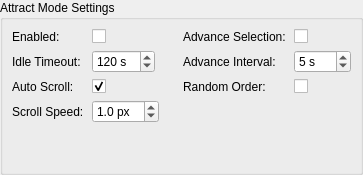
<?xml version="1.0" encoding="UTF-8"?>
<ui version="4.0">
 <class>AttractPanel</class>
 <widget class="QWidget" name="AttractPanel">
  <layout class="QVBoxLayout" name="rootLayout">
   <property name="leftMargin"><number>0</number></property>
   <property name="topMargin"><number>0</number></property>
   <property name="rightMargin"><number>0</number></property>
   <property name="bottomMargin"><number>0</number></property>
   <item>
    <widget class="QGroupBox" name="attractGroupBox">
     <property name="title"><string>Attract Mode Settings</string></property>
     <layout class="QVBoxLayout" name="attractContentLayout">
      <item>
       <layout class="QHBoxLayout" name="attractRowLayout">
        <property name="spacing"><number>24</number></property>
        <item>
         <widget class="QWidget" name="attractColLeft" native="true">
          <property name="sizePolicy">
           <sizepolicy hsizetype="Expanding" vsizetype="Preferred"><horstretch>0</horstretch><verstretch>0</verstretch></sizepolicy>
          </property>
          <layout class="QFormLayout" name="attractFormLeft">
           <property name="formAlignment"><set>Qt::AlignmentFlag::AlignLeft|Qt::AlignmentFlag::AlignTop</set></property>
           <property name="horizontalSpacing"><number>8</number></property>
           <property name="verticalSpacing"><number>6</number></property>
           <property name="leftMargin"><number>0</number></property>
           <property name="topMargin"><number>0</number></property>
           <property name="rightMargin"><number>0</number></property>
           <property name="bottomMargin"><number>0</number></property>
           <property name="fieldGrowthPolicy"><enum>QFormLayout::FieldGrowthPolicy::FieldsStayAtSizeHint</enum></property>
           <item row="0" column="0">
            <widget class="QLabel" name="attractModeLabel">
             <property name="text"><string>Enabled:</string></property>
            </widget>
           </item>
           <item row="0" column="1">
            <widget class="QCheckBox" name="attractModeCheckBox">
             <property name="toolTip"><string>Automatically scroll through items after an idle timeout</string></property>
            </widget>
           </item>
           <item row="1" column="0">
            <widget class="QLabel" name="attractIdleTimeoutLabel">
             <property name="text"><string>Idle Timeout:</string></property>
            </widget>
           </item>
           <item row="1" column="1">
            <widget class="QSpinBox" name="attractIdleTimeoutSpinBox">
             <property name="maximumWidth"><number>100</number></property>
             <property name="toolTip"><string>Seconds of inactivity before attract mode activates (10-3600)</string></property>
             <property name="suffix"><string> s</string></property>
             <property name="minimum"><number>10</number></property>
             <property name="maximum"><number>3600</number></property>
             <property name="value"><number>120</number></property>
            </widget>
           </item>
           <item row="2" column="0">
            <widget class="QLabel" name="attractAutoScrollLabel">
             <property name="text"><string>Auto Scroll:</string></property>
            </widget>
           </item>
           <item row="2" column="1">
            <widget class="QCheckBox" name="attractAutoScrollCheckBox">
             <property name="toolTip"><string>Smoothly scroll the viewport up and down while attract mode is active</string></property>
             <property name="checked"><bool>true</bool></property>
            </widget>
           </item>
           <item row="3" column="0">
            <widget class="QLabel" name="attractScrollSpeedLabel">
             <property name="text"><string>Scroll Speed:</string></property>
            </widget>
           </item>
           <item row="3" column="1">
            <widget class="QDoubleSpinBox" name="attractScrollSpeedSpinBox">
             <property name="maximumWidth"><number>100</number></property>
             <property name="toolTip"><string>Scroll speed in pixels per frame during attract mode (0.1-10). Sub-pixel speeds accumulate per frame for very slow scroll (e.g. one page in 30+ seconds).</string></property>
             <property name="suffix"><string> px</string></property>
             <property name="decimals"><number>1</number></property>
             <property name="singleStep"><double>0.1</double></property>
             <property name="minimum"><double>0.1</double></property>
             <property name="maximum"><double>10.0</double></property>
             <property name="value"><double>1.0</double></property>
            </widget>
           </item>
          </layout>
         </widget>
        </item>
        <item>
         <widget class="QWidget" name="attractColRight" native="true">
          <property name="sizePolicy">
           <sizepolicy hsizetype="Expanding" vsizetype="Preferred"><horstretch>0</horstretch><verstretch>0</verstretch></sizepolicy>
          </property>
          <layout class="QFormLayout" name="attractFormRight">
           <property name="formAlignment"><set>Qt::AlignmentFlag::AlignLeft|Qt::AlignmentFlag::AlignTop</set></property>
           <property name="horizontalSpacing"><number>8</number></property>
           <property name="verticalSpacing"><number>6</number></property>
           <property name="leftMargin"><number>0</number></property>
           <property name="topMargin"><number>0</number></property>
           <property name="rightMargin"><number>0</number></property>
           <property name="bottomMargin"><number>0</number></property>
           <property name="fieldGrowthPolicy"><enum>QFormLayout::FieldGrowthPolicy::FieldsStayAtSizeHint</enum></property>
           <item row="0" column="0">
            <widget class="QLabel" name="attractAdvanceSelectionLabel">
             <property name="text"><string>Advance Selection:</string></property>
            </widget>
           </item>
           <item row="0" column="1">
            <widget class="QCheckBox" name="attractAdvanceSelectionCheckBox">
             <property name="toolTip"><string>Also cycle through items by changing the selection on its own timer while attract mode is active</string></property>
            </widget>
           </item>
           <item row="1" column="0">
            <widget class="QLabel" name="attractAdvanceIntervalLabel">
             <property name="text"><string>Advance Interval:</string></property>
            </widget>
           </item>
           <item row="1" column="1">
            <widget class="QSpinBox" name="attractAdvanceIntervalSpinBox">
             <property name="maximumWidth"><number>100</number></property>
             <property name="toolTip"><string>Seconds between selection advances during attract mode (1-600)</string></property>
             <property name="suffix"><string> s</string></property>
             <property name="minimum"><number>1</number></property>
             <property name="maximum"><number>600</number></property>
             <property name="value"><number>5</number></property>
            </widget>
           </item>
           <item row="2" column="0">
            <widget class="QLabel" name="attractAdvanceRandomLabel">
             <property name="text"><string>Random Order:</string></property>
            </widget>
           </item>
           <item row="2" column="1">
            <widget class="QCheckBox" name="attractAdvanceRandomCheckBox">
             <property name="toolTip"><string>When advancing the selection, pick a random item instead of the next sequential one</string></property>
            </widget>
           </item>
          </layout>
         </widget>
        </item>
       </layout>
      </item>
      <item>
       <spacer name="attractVerticalSpacer">
        <property name="orientation"><enum>Qt::Orientation::Vertical</enum></property>
        <property name="sizeHint" stdset="0"><size><width>20</width><height>40</height></size></property>
       </spacer>
      </item>
     </layout>
    </widget>
   </item>
  </layout>
 </widget>
 <resources/>
 <connections/>
</ui>
